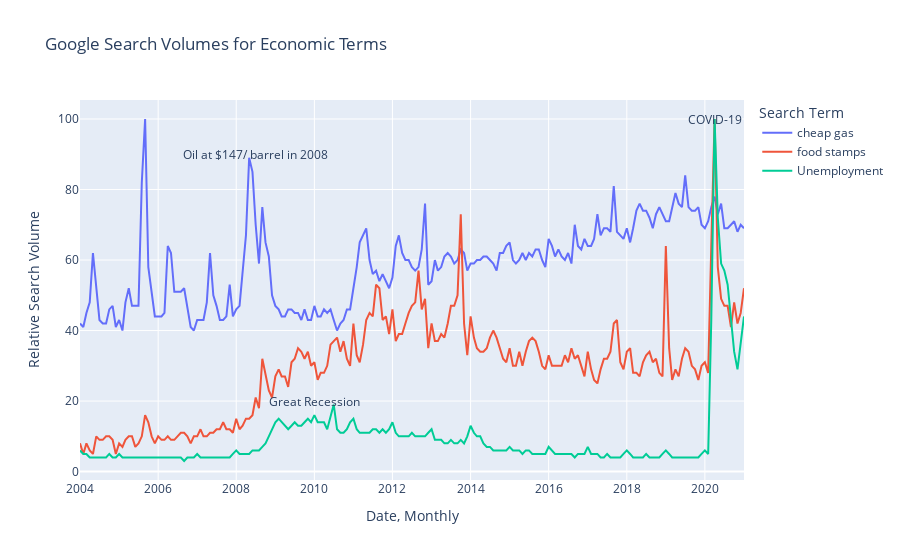

Source (notebook cell):
### Code cell
#create the figure, incorporating lots of aspects of the data
trends = data[data['Date'] > '2003-12']
fig4 = go.Figure()

#https://plotly.com/python/line-charts/

fig4.add_trace(go.Scatter(x= trends["Date"], 
                          y = trends['g_gas'], 
                          mode = 'lines', name = 'cheap gas'))
fig4.add_trace(go.Scatter(x= trends["Date"], y = trends['g_food_stamps'], 
                          mode = 'lines', name = 'food stamps'))
fig4.add_trace(go.Scatter(x= trends["Date"], y = trends['g_unemployment'], 
                          mode = 'lines', name = 'Unemployment'))
fig4.add_annotation(x='2020-04', y=100,
            text="COVID-19",
            showarrow=False,
            arrowhead=0)
fig4.add_annotation(x='2010-01', y=20,
            text="Great Recession",
            showarrow=False,
            arrowhead=0)
fig4.add_annotation(x='2008-07', y=90,
            text="Oil at $147/ barrel in 2008",
            showarrow=False,
            arrowhead=0)
fig4.update_layout(title = 'Google Search Volumes for Economic Terms',
                  xaxis_title = 'Date, Monthly',
                  yaxis_title = 'Relative Search Volume',
                  legend_title = 'Search Term')

#using annotation to highlight interesting moments: 
# https://plotly.com/python/text-and-annotations/ 
fig4.show()
pio.write_html(fig4, file='GoogleTrends.html', auto_open=False)

# https://en.wikipedia.org/wiki/2000s_energy_crisis

### Figure 1 — Plotly figure (JSON) as saved in the notebook; plotly's stock layout.template omitted (floating-point values rounded to 4 significant figures; data arrays with more than 128 entries replaced by an {"elided": "..."} marker saying what was removed)
{"data": [{"mode": "lines", "name": "cheap gas", "type": "scatter", "x": {"elided": "205 str values"}, "y": {"elided": "205 int values"}}, {"mode": "lines", "name": "food stamps", "type": "scatter", "x": {"elided": "205 str values"}, "y": {"elided": "205 int values"}}, {"mode": "lines", "name": "Unemployment", "type": "scatter", "x": {"elided": "205 str values"}, "y": {"elided": "205 int values"}}], "layout": {"annotations": [{"arrowhead": 0, "showarrow": false, "text": "COVID-19", "x": "2020-04", "y": 100}, {"arrowhead": 0, "showarrow": false, "text": "Great Recession", "x": "2010-01", "y": 20}, {"arrowhead": 0, "showarrow": false, "text": "Oil at $147/ barrel in 2008", "x": "2008-07", "y": 90}], "legend": {"title": {"text": "Search Term"}}, "title": {"text": "Google Search Volumes for Economic Terms"}, "xaxis": {"title": {"text": "Date, Monthly"}}, "yaxis": {"title": {"text": "Relative Search Volume"}}}}
